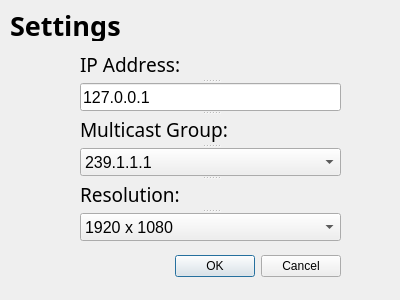
<?xml version="1.0" encoding="UTF-8"?>
<ui version="4.0">
 <class>dlgSettings</class>
 <widget class="QDialog" name="dlgSettings">
  <property name="geometry">
   <rect>
    <x>0</x>
    <y>0</y>
    <width>400</width>
    <height>300</height>
   </rect>
  </property>
  <property name="font">
   <font>
    <pointsize>9</pointsize>
   </font>
  </property>
  <property name="windowTitle">
   <string>Jack Cast</string>
  </property>
  <property name="windowIcon">
   <iconset>
    <normaloff>jack_cast_icon.png</normaloff>jack_cast_icon.png</iconset>
  </property>
  <widget class="QDialogButtonBox" name="buttonBox">
   <property name="geometry">
    <rect>
     <x>0</x>
     <y>250</y>
     <width>341</width>
     <height>32</height>
    </rect>
   </property>
   <property name="orientation">
    <enum>Qt::Horizontal</enum>
   </property>
   <property name="standardButtons">
    <set>QDialogButtonBox::Cancel|QDialogButtonBox::Ok</set>
   </property>
  </widget>
  <widget class="QLabel" name="lblSettings">
   <property name="geometry">
    <rect>
     <x>10</x>
     <y>10</y>
     <width>121</width>
     <height>31</height>
    </rect>
   </property>
   <property name="font">
    <font>
     <family>Franklin Gothic Book</family>
     <pointsize>20</pointsize>
     <weight>75</weight>
     <bold>true</bold>
    </font>
   </property>
   <property name="text">
    <string>Settings</string>
   </property>
   <property name="textFormat">
    <enum>Qt::AutoText</enum>
   </property>
  </widget>
  <widget class="QSplitter" name="splitter">
   <property name="geometry">
    <rect>
     <x>80</x>
     <y>50</y>
     <width>261</width>
     <height>191</height>
    </rect>
   </property>
   <property name="orientation">
    <enum>Qt::Vertical</enum>
   </property>
   <widget class="QLabel" name="lblIP">
    <property name="font">
     <font>
      <family>Franklin Gothic Book</family>
      <pointsize>14</pointsize>
      <weight>50</weight>
      <bold>false</bold>
      <kerning>false</kerning>
     </font>
    </property>
    <property name="text">
     <string>IP Address:</string>
    </property>
    <property name="textFormat">
     <enum>Qt::AutoText</enum>
    </property>
   </widget>
   <widget class="QLineEdit" name="txtIP">
    <property name="font">
     <font>
      <pointsize>12</pointsize>
     </font>
    </property>
    <property name="text">
     <string>127.0.0.1</string>
    </property>
    <property name="readOnly">
     <bool>false</bool>
    </property>
   </widget>
   <widget class="QLabel" name="lblMulticast">
    <property name="font">
     <font>
      <family>Franklin Gothic Book</family>
      <pointsize>14</pointsize>
      <weight>50</weight>
      <bold>false</bold>
      <kerning>false</kerning>
     </font>
    </property>
    <property name="text">
     <string>Multicast Group:</string>
    </property>
    <property name="textFormat">
     <enum>Qt::AutoText</enum>
    </property>
   </widget>
   <widget class="QComboBox" name="cmbMulticast">
    <property name="font">
     <font>
      <pointsize>12</pointsize>
     </font>
    </property>
    <property name="currentText">
     <string>239.1.1.1</string>
    </property>
    <item>
     <property name="text">
      <string>239.1.1.1</string>
     </property>
    </item>
    <item>
     <property name="text">
      <string>239.1.1.2</string>
     </property>
    </item>
    <item>
     <property name="text">
      <string>239.1.1.3</string>
     </property>
    </item>
    <item>
     <property name="text">
      <string>239.1.1.4</string>
     </property>
    </item>
    <item>
     <property name="text">
      <string>239.1.1.5</string>
     </property>
    </item>
    <item>
     <property name="text">
      <string>239.1.1.6</string>
     </property>
    </item>
    <item>
     <property name="text">
      <string>239.1.1.7</string>
     </property>
    </item>
    <item>
     <property name="text">
      <string>239.1.1.8</string>
     </property>
    </item>
    <item>
     <property name="text">
      <string>239.1.1.9</string>
     </property>
    </item>
   </widget>
   <widget class="QLabel" name="lblResolution">
    <property name="font">
     <font>
      <family>Franklin Gothic Book</family>
      <pointsize>14</pointsize>
      <weight>50</weight>
      <bold>false</bold>
      <kerning>false</kerning>
     </font>
    </property>
    <property name="text">
     <string>Resolution:</string>
    </property>
    <property name="textFormat">
     <enum>Qt::AutoText</enum>
    </property>
   </widget>
   <widget class="QComboBox" name="cmbResolution">
    <property name="font">
     <font>
      <pointsize>12</pointsize>
     </font>
    </property>
    <property name="currentText">
     <string>1920 x 1080</string>
    </property>
    <item>
     <property name="text">
      <string>1920 x 1080</string>
     </property>
    </item>
    <item>
     <property name="text">
      <string>1366 x 768</string>
     </property>
    </item>
    <item>
     <property name="text">
      <string>1280 x 720</string>
     </property>
    </item>
   </widget>
  </widget>
 </widget>
 <resources/>
 <connections>
  <connection>
   <sender>buttonBox</sender>
   <signal>accepted()</signal>
   <receiver>dlgSettings</receiver>
   <slot>accept()</slot>
   <hints>
    <hint type="sourcelabel">
     <x>248</x>
     <y>254</y>
    </hint>
    <hint type="destinationlabel">
     <x>157</x>
     <y>274</y>
    </hint>
   </hints>
  </connection>
  <connection>
   <sender>buttonBox</sender>
   <signal>rejected()</signal>
   <receiver>dlgSettings</receiver>
   <slot>reject()</slot>
   <hints>
    <hint type="sourcelabel">
     <x>316</x>
     <y>260</y>
    </hint>
    <hint type="destinationlabel">
     <x>286</x>
     <y>274</y>
    </hint>
   </hints>
  </connection>
 </connections>
</ui>
